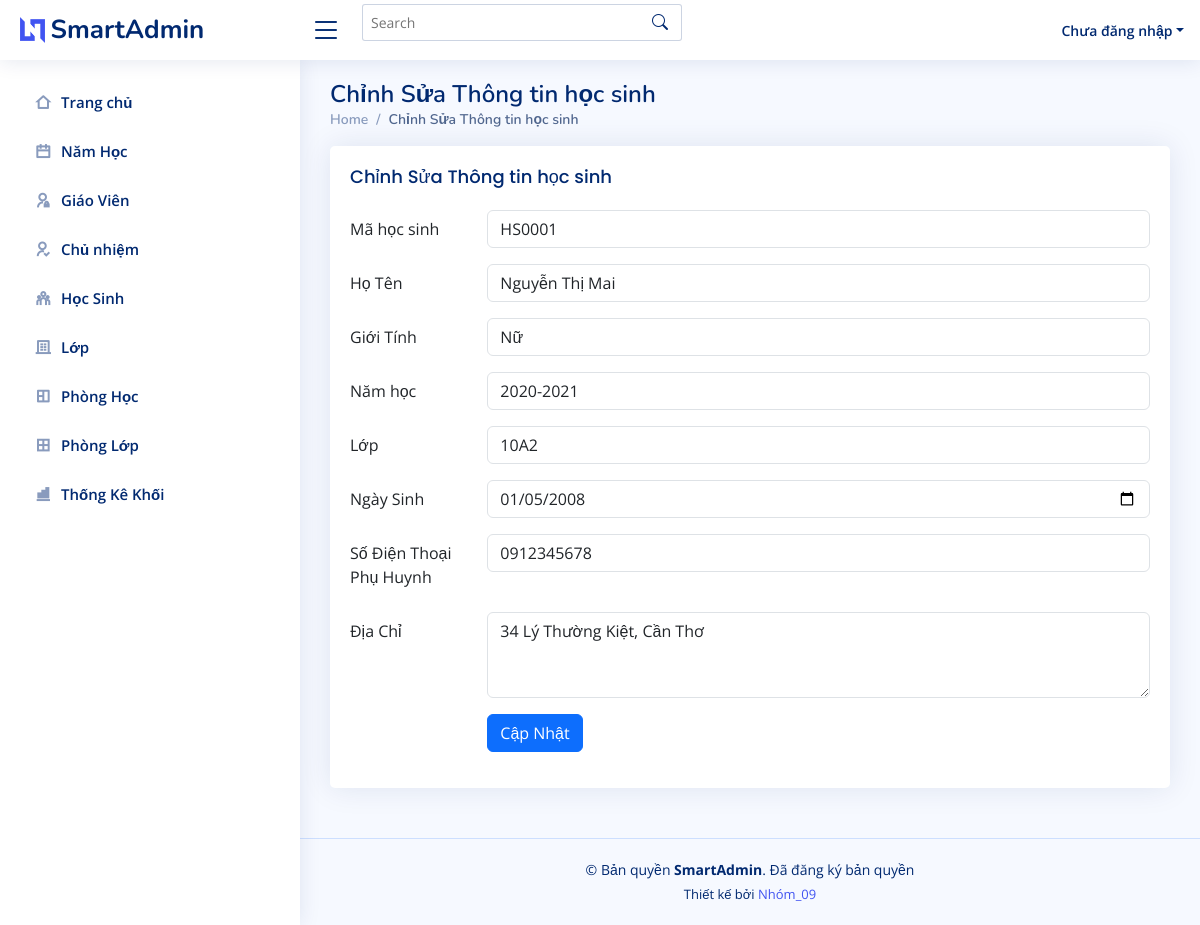
Page /edit_hocsinh.php?maHS=HS0001&nienKhoa=2020-2021 on the committed database.
### tables this page shows
CREATE TABLE `hocsinh` (
  `maHS` varchar(10) NOT NULL,
  `hoTen` varchar(50) DEFAULT NULL,
  `ngaySinh` date DEFAULT NULL,
  `diaChi` varchar(100) DEFAULT NULL,
  `sdtPH` varchar(15) DEFAULT NULL,
  `maLop` int DEFAULT NULL,
  `gioiTinh` enum('Nam','Nữ','Khác') DEFAULT NULL,
  PRIMARY KEY (`maHS`),
  KEY `maLop` (`maLop`)
);

CREATE TABLE `lop` (
  `maLop` int NOT NULL AUTO_INCREMENT,
  `tenLop` varchar(50) DEFAULT NULL,
  `maNamHoc` int DEFAULT NULL,
  `maKhoi` int DEFAULT NULL,
  PRIMARY KEY (`maLop`),
  KEY `fk_namhoc_maNamHoc` (`maNamHoc`),
  CONSTRAINT `fk_namhoc_maNamHoc` FOREIGN KEY (`maNamHoc`) REFERENCES `namhoc` (`maNamHoc`)
);

### edit_hocsinh.php (the view, shortened to what this page needs)
<?php
include('partials/header.php');
include('partials/sidebar.php');
include('partials/connectDB.php');
if (isset($_GET['maHS']) && isset($_GET['nienKhoa'])) {
    $maHS = $_GET['maHS'];
    $query = "SELECT * FROM hocsinh WHERE maHS = ?";
    $stmt = $conn->prepare($query);
    $stmt->bind_param("s", $maHS);
    $stmt->execute();
    $result = $stmt->get_result();
    $student = $result->fetch_assoc();
} else {
    echo "Mã học sinh không hợp lệ.";
    exit;
}
$sql_lop = "SELECT l.tenLop, l.maNamHoc FROM lop l WHERE l.maLop = ?";
$stmt_lop = $conn->prepare($sql_lop);
$stmt_lop->bind_param("s", $student['maLop']);
$stmt_lop->execute();
$result_lop = $stmt_lop->get_result();
$row_lop = $result_lop->fetch_assoc();
$maNamHoc = $row_lop['maNamHoc'];
$tenLop = $row_lop['tenLop'];
$sql_namhoc = "SELECT maNamHoc, nienKhoa FROM namhoc";
$result_namhoc = $conn->query($sql_namhoc);
?>
<main id="main" class="main">
    <div class="pagetitle">
        <h1>Chỉnh Sửa Thông tin học sinh</h1>
        <nav>
            <ol class="breadcrumb">
                <li class="breadcrumb-item"><a href="index.html">Home</a></li>
                <li class="breadcrumb-item active">Chỉnh Sửa Thông tin học sinh</li>
            </ol>
        </nav>
    </div>
    <section class="section">
        <div class="row">
            <div class="col-lg-12">
                <div class="card">
                    <div class="card-body">
                        <h5 class="card-title">Chỉnh Sửa Thông tin học sinh</h5>
                        <form action="" method="POST">
                            <div class="row mb-3">
                                <label for="maHS" class="col-sm-2 col-form-label">Mã học sinh</label>
                                <div class="col-sm-10">
                                    <input type="text" class="form-control" id="maHS" name="maHS" value="<?php echo htmlspecialchars($student['maHS']); ?>" readonly>
                                </div>
                            </div>
                            <div class="row mb-3">
                                <label for="hoTen" class="col-sm-2 col-form-label">Họ Tên</label>
                                <div class="col-sm-10">
                                    <input type="text" class="form-control" id="hoTen" name="hoTen" value="<?php echo htmlspecialchars($student['hoTen']); ?>" required>
                                </div>
                            </div>
                            <div class="row mb-3">
                                <label for="gioiTinh" class="col-sm-2 col-form-label">Giới Tính</label>
                                <div class="col-sm-10">
                                    <select class="form-control" id="gioiTinh" name="gioiTinh" required>
                                        <option value="Nữ" <?php if ($student['gioiTinh'] == "Nữ") echo "selected"; ?>>Nữ</option>
                                    </select>
                                </div>
                            </div>
                            <div class="row mb-3">
                                <label for="maNamHoc" class="col-sm-2 col-form-label">Năm học</label>
                                <div class="col-sm-10">
                                    <select class="form-control" id="maNamHoc" name="maNamHoc" required>
                                        <?php
                                        while ($row = $result_namhoc->fetch_assoc()) {
                                            $selected = ($row['maNamHoc'] == $maNamHoc) ? 'selected' : '';
                                            echo "<option value='" . $row['maNamHoc'] . "' $selected>" . $row['nienKhoa'] . "</option>";
                                        }
                                        ?>
                                    </select>
                                </div>
                            </div>
                            <div class="row mb-3">
                                <label for="maLop" class="col-sm-2 col-form-label">Lớp</label>
                                <div class="col-sm-10">
                                    <select class="form-control" id="maLop" name="maLop" required>
                                        <option value="<?php echo $student['maLop']; ?>" selected><?php echo $tenLop; ?></option>
                                    </select>
                                </div>
                            </div>
                            <div class="row mb-3">
                                <label for="ngaySinh" class="col-sm-2 col-form-label">Ngày Sinh</label>
                                <div class="col-sm-10">
                                    <input type="date" class="form-control" id="ngaySinh" name="ngaySinh" value="<?php echo htmlspecialchars($student['ngaySinh']); ?>" required>
                                </div>
                            </div>
                            <div class="row mb-3">
                                <label for="sdtPH" class="col-sm-2 col-form-label">Số Điện Thoại Phụ Huynh</label>
                                <div class="col-sm-10">
                                    <input type="tel" class="form-control" id="sdtPH" name="sdtPH" pattern="[0-9]{10}" maxlength="10" value="<?php echo htmlspecialchars($student['sdtPH']); ?>" required>
                                </div>
                            </div>
                            <div class="row mb-3">
                                <label for="diaChi" class="col-sm-2 col-form-label">Địa Chỉ</label>
                                <div class="col-sm-10">
                                    <textarea class="form-control" id="diaChi" name="diaChi" rows="3" required><?php echo htmlspecialchars($student['diaChi']); ?></textarea>
                                </div>
                            </div>
                            <div class="row mb-3">
                                <div class="col-sm-10 offset-sm-2">
                                    <button type="submit" class="btn btn-primary">Cập Nhật</button>
                                </div>
                            </div>
                        </form>
                    </div>
                </div>
            </div>
        </div>
    </section>
</main>
<?php
include('partials/footer.php');
?>

### assets/css/style.css (style rules this page uses)
a { color: #4154f1; text-decoration: none; }
h1, h2, h3, h4, h5, h6 { font-family: "Nunito", sans-serif; }
#main { margin-top: 60px; padding: 20px 30px; transition: all 0.3s; }
.pagetitle { margin-bottom: 10px; }
.pagetitle h1 { font-size: 24px; margin-bottom: 0; font-weight: 600; color: #012970; }
.card { margin-bottom: 30px; border: none; border-radius: 5px; box-shadow: 0px 0 30px rgba(1, 41, 112, 0.1); }
.card-title { padding: 20px 0 15px 0; font-size: 18px; font-weight: 500; color: #012970; font-family: "Poppins", sans-serif; }
.card-body { padding: 0 20px 20px 20px; }
.breadcrumb { font-size: 14px; font-family: "Nunito", sans-serif; color: #899bbd; font-weight: 600; }
.breadcrumb a { color: #899bbd; transition: 0.3s; }
.breadcrumb .breadcrumb-item::before { color: #899bbd; }
.breadcrumb .active { color: #51678f; font-weight: 600; }
@media (min-width: 1200px) { #main, #footer { margin-left: 300px; } }

### rows in the picture
hocsinh: maHS "HS0001", hoTen "Nguyễn Thị Mai", gioiTinh "Nữ", ngaySinh "01/05/2008", sdtPH "0912345678", diaChi "34 Lý Thường Kiệt, Cần Thơ"
lop: maLop "10A2"

### other values in the picture
form field maNamHoc "2020-2021"
